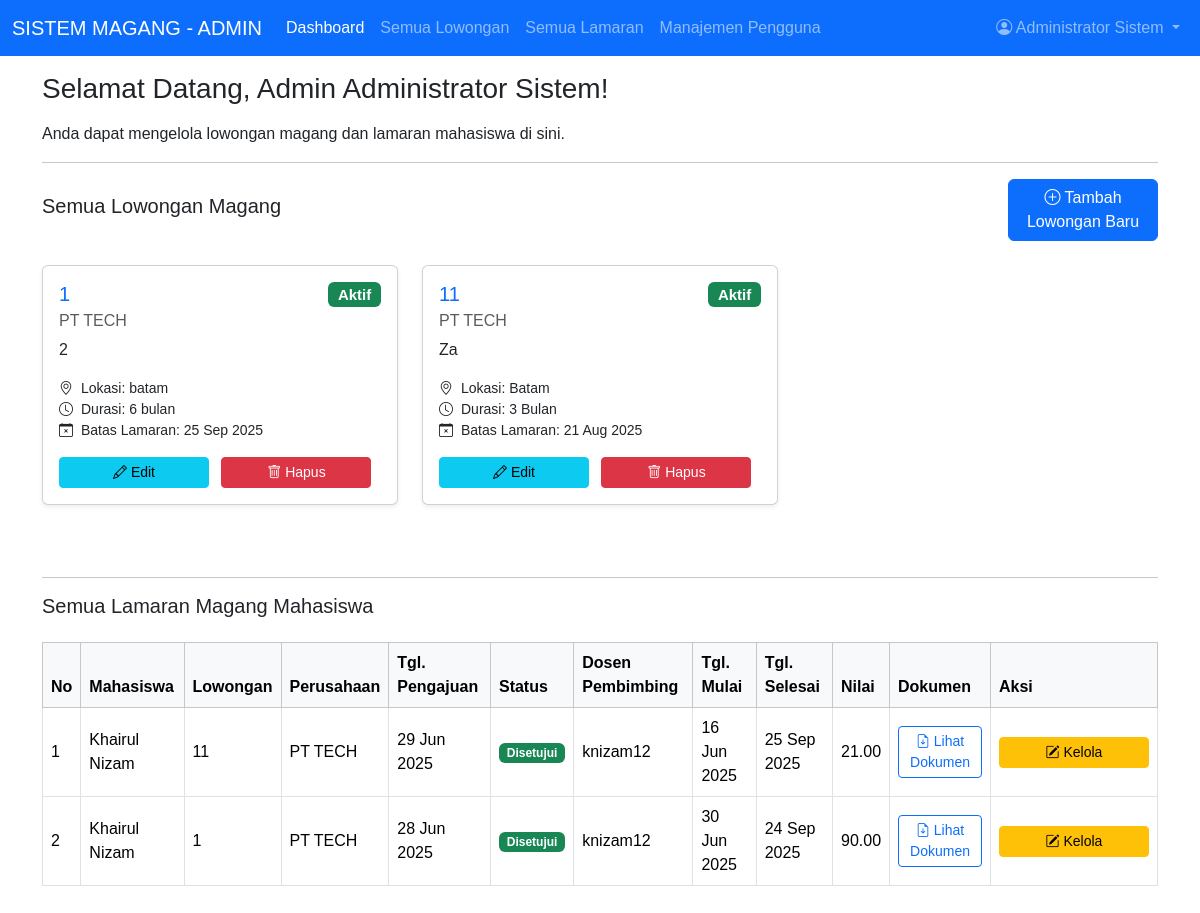
The page /admin/dashboard_admin.php (signed in) on the database its author committed.
### tables this page shows
CREATE TABLE `lowongan_magang` (
  `id` int(11) NOT NULL,
  `perusahaan_id` int(11) NOT NULL,
  `judul_lowongan` varchar(255) NOT NULL,
  `deskripsi` text DEFAULT NULL,
  `persyaratan` text DEFAULT NULL,
  `lokasi` varchar(255) DEFAULT NULL,
  `durasi` varchar(100) DEFAULT NULL,
  `tanggal_posting` date NOT NULL,
  `batas_lamar` date NOT NULL,
  `status_lowongan` enum('Aktif','Ditutup') DEFAULT 'Aktif',
  `created_at` datetime DEFAULT current_timestamp(),
  `updated_at` datetime DEFAULT current_timestamp() ON UPDATE current_timestamp()
);

CREATE TABLE `users` (
  `id` int(11) NOT NULL,
  `username` varchar(100) NOT NULL,
  `password` varchar(255) NOT NULL,
  `email` varchar(255) DEFAULT NULL,
  `role` enum('admin','mahasiswa','perusahaan','dosen') NOT NULL,
  `nama_lengkap` varchar(255) DEFAULT NULL,
  `nim_nip` varchar(50) DEFAULT NULL,
  `alamat` text DEFAULT NULL,
  `telepon` varchar(20) DEFAULT NULL,
  `created_at` datetime DEFAULT current_timestamp(),
  `updated_at` datetime DEFAULT current_timestamp() ON UPDATE current_timestamp()
);

CREATE TABLE `magang` (
  `id` int(11) NOT NULL,
  `mahasiswa_id` int(11) NOT NULL,
  `lowongan_id` int(11) NOT NULL,
  `tanggal_pengajuan` date NOT NULL,
  `tanggal_mulai` date DEFAULT NULL,
  `tanggal_selesai` date DEFAULT NULL,
  `dokumen` varchar(255) DEFAULT NULL,
  `status` enum('Pending','Disetujui','Ditolak','Selesai','Dibatalkan') DEFAULT 'Pending',
  `dokumen_path` varchar(255) DEFAULT NULL,
  `dosen_pembimbing_id` int(11) DEFAULT NULL,
  `nilai` decimal(5,2) DEFAULT NULL,
  `catatan_dosen` text DEFAULT NULL,
  `feedback_dosen` text DEFAULT NULL,
  `feedback_perusahaan` text DEFAULT NULL,
  `created_at` datetime DEFAULT current_timestamp(),
  `updated_at` datetime DEFAULT current_timestamp() ON UPDATE current_timestamp()
);

### admin/dashboard_admin.php (the view, shortened to what this page needs)
<?php
require_once __DIR__ . '/../koneksi/config.php';
$admin_username = $_SESSION['user']['username'];
$admin_nama_lengkap = $_SESSION['user']['nama_lengkap'] ?? $admin_username;
?>
<!DOCTYPE html>
<html lang="en">
<head>
    <link href="https://cdn.jsdelivr.net/npm/bootstrap@5.3.3/dist/css/bootstrap.min.css" rel="stylesheet">
    <link rel="stylesheet" href="https://cdn.jsdelivr.net/npm/bootstrap-icons@1.11.3/font/bootstrap-icons.min.css">
    <link rel="stylesheet" href="../css/style.css">
</head>
<body>
    <nav class="navbar navbar-expand-lg navbar-dark bg-primary fixed-top">
        <div class="container-fluid">
            <a class="navbar-brand" href="#">SISTEM MAGANG - ADMIN</a>
            <div class="collapse navbar-collapse" id="navbarNav">
                <ul class="navbar-nav me-auto mb-2 mb-lg-0">
                    <li class="nav-item">
                        <a class="nav-link active" aria-current="page" href="#">Dashboard</a>
                    </li>
                    <li class="nav-item">
                        <a class="nav-link" href="#lowongan_section">Semua Lowongan</a>
                    </li>
                    <li class="nav-item">
                        <a class="nav-link" href="#lamaran_section">Semua Lamaran</a>
                    </li>
                    <li class="nav-item">
                        <a class="nav-link" href="manage-user.php">Manajemen Pengguna</a>
                    </li>
                </ul>
                <ul class="navbar-nav ms-auto">
                    <li class="nav-item dropdown">
                        <a class="nav-link dropdown-toggle" href="#" id="navbarDropdown" role="button" data-bs-toggle="dropdown" aria-expanded="false">
                            <i class="bi bi-person-circle"></i> <?= htmlspecialchars($admin_nama_lengkap); ?>
                        </a>
                    </li>
                </ul>
            </div>
        </div>
    </nav>
    <div class="container mt-5 pt-4">
        <h3 class="mb-3">Selamat Datang, Admin <?= htmlspecialchars($admin_nama_lengkap); ?>!</h3>
        <p>Anda dapat mengelola lowongan magang dan lamaran mahasiswa di sini.</p>
        <hr>
        <section id="lowongan_section" class="mb-5">
            <div class="d-flex justify-content-between align-items-center mb-4">
                <h5>Semua Lowongan Magang</h5>
                <button class="btn btn-primary" data-bs-toggle="modal" data-bs-target="#addLowonganModal">
                    <i class="bi bi-plus-circle"></i> Tambah Lowongan Baru
                </button>
            </div>
            <div class="row">
                <?php
                $query_lowongan = "SELECT lm.id, lm.judul_lowongan, lm.deskripsi, lm.lokasi, lm.durasi, lm.batas_lamar, lm.status_lowongan, u.nama_lengkap AS nama_perusahaan, u.id AS perusahaan_id
                                   FROM lowongan_magang lm
                                   JOIN users u ON lm.perusahaan_id = u.id
                                   ORDER BY lm.tanggal_posting DESC";
                $result_lowongan = mysqli_query($conn, $query_lowongan);
                if ($result_lowongan === false) {
                    echo '<div class="col-12"><p class="text-center text-danger">Error mengambil data lowongan: ' . mysqli_error($conn) . '</p></div>';
                } else if (mysqli_num_rows($result_lowongan) > 0) {
                    while ($lowongan = mysqli_fetch_assoc($result_lowongan)) {
                        $status_badge_class = '';
                        switch ($lowongan['status_lowongan']) {
                            case 'Aktif': $status_badge_class = 'bg-success'; break;
                        }
                ?>
                        <div class="col-md-6 col-lg-4 mb-4">
                            <div class="card shadow-sm h-100">
                                <div class="card-body d-flex flex-column">
                                    <h5 class="card-title text-primary"><?= htmlspecialchars($lowongan['judul_lowongan']); ?> <span class="badge <?= $status_badge_class; ?> float-end"><?= htmlspecialchars($lowongan['status_lowongan']); ?></span></h5>
                                    <h6 class="card-subtitle mb-2 text-muted"><?= htmlspecialchars($lowongan['nama_perusahaan']); ?></h6>
                                    <p class="card-text text-truncate"><?= htmlspecialchars($lowongan['deskripsi']); ?></p>
                                    <ul class="list-unstyled mb-3 small flex-grow-1">
                                        <li><i class="bi bi-geo-alt me-2"></i>Lokasi: <?= htmlspecialchars($lowongan['lokasi']); ?></li>
                                        <li><i class="bi bi-clock me-2"></i>Durasi: <?= htmlspecialchars($lowongan['durasi']); ?></li>
                                        <li><i class="bi bi-calendar-x me-2"></i>Batas Lamaran: <?= date('d M Y', strtotime($lowongan['batas_lamar'])); ?></li>
                                    </ul>
                                    <div class="mt-auto">
                                        <button class="btn btn-sm btn-info me-2" data-bs-toggle="modal" data-bs-target="#editLowonganModal"
                                            data-id="<?= $lowongan['id'] ?>"
                                            data-perusahaan-id="<?= htmlspecialchars($lowongan['perusahaan_id']) ?>"
                                            data-judul="<?= htmlspecialchars($lowongan['judul_lowongan']) ?>"
                                            data-deskripsi="<?= htmlspecialchars($lowongan['deskripsi']) ?>"
                                            data-lokasi="<?= htmlspecialchars($lowongan['lokasi']) ?>"
                                            data-durasi="<?= htmlspecialchars($lowongan['durasi']) ?>"
                                            data-batas-lamar="<?= htmlspecialchars($lowongan['batas_lamar']) ?>"
                                            data-status="<?= htmlspecialchars($lowongan['status_lowongan']) ?>">
                                            <i class="bi bi-pencil"></i> Edit
                                        </button>
                                        <form action="dashboard_admin.php" method="POST" class="d-inline">
                                            <button type="submit" name="delete_lowongan" class="btn btn-sm btn-danger" onclick="return confirm('Yakin ingin menghapus lowongan ini? Tindakan ini tidak bisa dibatalkan dan akan menghapus semua lamaran terkait!');">
                                                <i class="bi bi-trash"></i> Hapus
                                            </button>
                                        </form>
                                    </div>
                                </div>
                            </div>
                        </div>
                <?php
                    }
                } else {
                    echo '<div class="col-12"><p class="text-center">Belum ada lowongan magang yang diposting.</p></div>';
                }
                ?>
            </div>
        </section>
        <hr>
        <section id="lamaran_section" class="mb-5">
            <h5 class="mb-4">Semua Lamaran Magang Mahasiswa</h5>
            <div class="table-responsive">
                <table class="table table-bordered table-hover align-middle">
                    <thead class="table-light">
                        <tr>
                            <th>No</th>
                            <th>Mahasiswa</th>
                            <th>Lowongan</th>
                            <th>Perusahaan</th>
                            <th>Tgl. Pengajuan</th>
                            <th>Status</th>
                            <th>Dosen Pembimbing</th>
                            <th>Tgl. Mulai</th>
                            <th>Tgl. Selesai</th>
                            <th>Nilai</th>
                            <th>Dokumen</th>
                            <th>Aksi</th>
                        </tr>
                    </thead>
                    <tbody>
                        <?php
                        $no_lamaran = 1;
                        $query_lamaran = "SELECT m.id, u_m.nama_lengkap AS nama_mahasiswa, lm.judul_lowongan,
                                                 u_p.nama_lengkap AS nama_perusahaan, m.tanggal_pengajuan, m.status,
                                                 u_d.nama_lengkap AS nama_dosen, m.dosen_pembimbing_id, m.nilai, m.dokumen_path,
                                                 m.tanggal_mulai, m.tanggal_selesai
                                           FROM magang m
                                           JOIN users u_m ON m.mahasiswa_id = u_m.id
                                           JOIN lowongan_magang lm ON m.lowongan_id = lm.id
                                           JOIN users u_p ON lm.perusahaan_id = u_p.id
                                           LEFT JOIN users u_d ON m.dosen_pembimbing_id = u_d.id
                                           ORDER BY m.tanggal_pengajuan DESC";
                        $result_lamaran = mysqli_query($conn, $query_lamaran);
                        if ($result_lamaran === false) {
                            echo '<tr><td colspan="12" class="text-center text-danger">Error mengambil data lamaran: ' . mysqli_error($conn) . '</td></tr>';
                        } else if (mysqli_num_rows($result_lamaran) > 0) {
                            while ($lamaran = mysqli_fetch_assoc($result_lamaran)) {
                                $status_badge_class = '';
                                switch ($lamaran['status']) {
                                    case 'Disetujui': $status_badge_class = 'bg-success'; break;
                                }
                        ?>
                                <tr>
                                    <td><?= $no_lamaran++; ?></td>
                                    <td><?= htmlspecialchars($lamaran['nama_mahasiswa']); ?></td>
                                    <td><?= htmlspecialchars($lamaran['judul_lowongan']); ?></td>
                                    <td><?= htmlspecialchars($lamaran['nama_perusahaan']); ?></td>
                                    <td><?= date('d M Y', strtotime($lamaran['tanggal_pengajuan'])); ?></td>
                                    <td><span class="badge <?= $status_badge_class; ?>"><?= htmlspecialchars($lamaran['status']); ?></span></td>
                                    <td><?= htmlspecialchars($lamaran['nama_dosen'] ?: 'Belum Ditunjuk'); ?></td>
                                    <td><?= htmlspecialchars($lamaran['tanggal_mulai'] ? date('d M Y', strtotime($lamaran['tanggal_mulai'])) : '-'); ?></td>
                                    <td><?= htmlspecialchars($lamaran['tanggal_selesai'] ? date('d M Y', strtotime($lamaran['tanggal_selesai'])) : '-'); ?></td>
                                    <td><?= htmlspecialchars($lamaran['nilai'] ?: 'Belum Ada'); ?></td>
                                    <td>
                                        <?php if (!empty($lamaran['dokumen_path'])) { ?>
                                            <a href="../uploads/dokumen_lamaran/<?= htmlspecialchars($lamaran['dokumen_path']); ?>" target="_blank" class="btn btn-sm btn-outline-primary">
                                                <i class="bi bi-file-earmark-arrow-down"></i> Lihat Dokumen
                                            </a>
                                        <?php } else { ?>
                                            Tidak Ada
                                        <?php } ?>
                                    </td>
                                    <td>
                                        <button class="btn btn-sm btn-warning" data-bs-toggle="modal" data-bs-target="#manageApplicationModal"
                                            data-id="<?= $lamaran['id'] ?>"
                                            data-mahasiswa="<?= htmlspecialchars($lamaran['nama_mahasiswa']) ?>"
                                            data-lowongan="<?= htmlspecialchars($lamaran['judul_lowongan']) ?>"
                                            data-perusahaan="<?= htmlspecialchars($lamaran['nama_perusahaan']) ?>"
                                            data-status="<?= htmlspecialchars($lamaran['status']) ?>"
                                            data-dosen-id="<?= htmlspecialchars($lamaran['dosen_pembimbing_id'] ?: 'null') ?>"
                                            data-dokumen-path="<?= htmlspecialchars($lamaran['dokumen_path'] ?: '') ?>"
                                            data-tanggal-mulai="<?= htmlspecialchars($lamaran['tanggal_mulai'] ?: '') ?>"
                                            data-tanggal-selesai="<?= htmlspecialchars($lamaran['tanggal_selesai'] ?: '') ?>">
                                            <i class="bi bi-pencil-square"></i> Kelola
                                        </button>
                                    </td>
                                </tr>
                        <?php
                            }
                        } else {
                            echo '<tr><td colspan="12" class="text-center">Belum ada lamaran magang mahasiswa.</td></tr>';
                        }
                        ?>
                    </tbody>
                </table>
            </div>
        </section>
    </div>
</body>
</html>

### style.css (style rules this page uses)
body { font-family: Arial, sans-serif; margin: 0; padding: 0; }
button { padding: 20px; width: 150px; font-size: 18px; cursor: pointer; }

### rows shown on the page
lowongan_magang: judul_lowongan "1", status_lowongan "Aktif", perusahaan.nama_lengkap "PT TECH", deskripsi "2", lokasi "batam", durasi "6 bulan", batas_lamar "25 Sep 2025"
lowongan_magang: judul_lowongan "11", status_lowongan "Aktif", perusahaan.nama_lengkap "PT TECH", deskripsi "Za", lokasi "Batam", durasi "3 Bulan", batas_lamar "21 Aug 2025"
magang: mahasiswa.nama_lengkap "Khairul Nizam", lowongan.judul_lowongan "11", users.nama_lengkap "PT TECH", tanggal_pengajuan "29 Jun 2025", status "Disetujui", dosen_pembimbing.nama_lengkap "knizam12", tanggal_mulai "16 Jun 2025", tanggal_selesai "25 Sep 2025", nilai "21.00"
magang: mahasiswa.nama_lengkap "Khairul Nizam", lowongan.judul_lowongan "1", users.nama_lengkap "PT TECH", tanggal_pengajuan "28 Jun 2025", status "Disetujui", dosen_pembimbing.nama_lengkap "knizam12", tanggal_mulai "30 Jun 2025", tanggal_selesai "24 Sep 2025", nilai "90.00"

### other values the page prints
$admin_nama_lengkap "Administrator Sistem"
